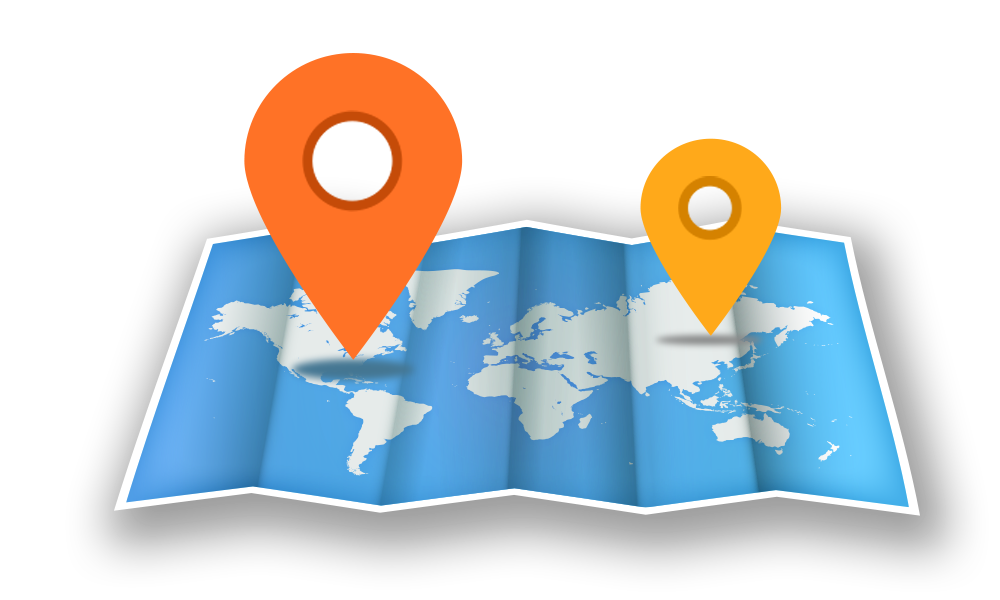
#> input picture LogoFull.png, 1000 x 600 px
$ python image_convert.py
#> lines starting #> are read from the running program, lines starting #| are printed output that depends on the picture
from PIL import Image

INPUT='LogoFull.png'
OUTPUT='Logo.png'
ICON='Icon.ico'

def resize(f):
#> called with f = 3
    i = Image.open(INPUT)
#> i is the input picture: PIL image 1000x600 RGBA; mean R, G, B, A 145.5, 149.5, 150.8, 106.5
    ir=i.resize((i.width//f, i.height//f), Image.LANCZOS)
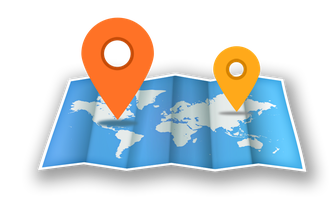
#> ir: PIL image 333x200 RGBA; mean R, G, B, A 59.9, 65.5, 67.8, 106.4; transparent parts drawn white
    ir.save(OUTPUT)
    i.save(ICON)


if __name__ == '__main__':
    resize(3)
